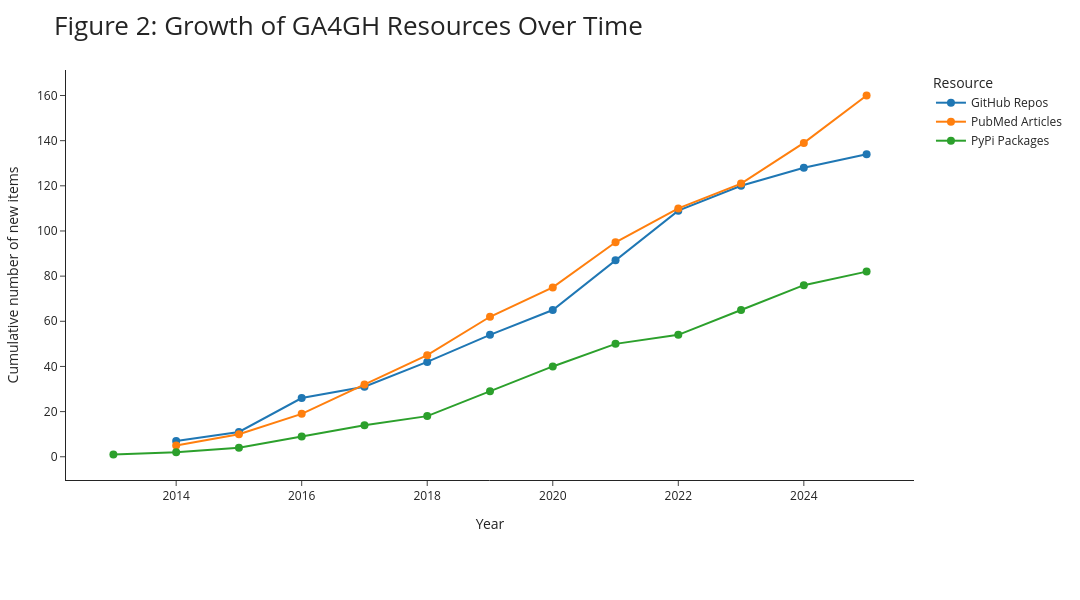

Source (notebook cell):
### Code cell
def plot_year():
    fig = px.line(
        year_plot_df,
        x='year',
        y='yearly_cumulative_count',
        color='Source',
        markers=True,
        title='Figure 2: Growth of GA4GH Resources Over Time',
        labels={'year': 'Year', 'yearly_cumulative_count': 'Total to date'},
        custom_data=['items_str', 'Source', 'yearly_count'],
        template='simple_white'
    )

    # 5. Update Hover Template
    fig.update_traces(
        hovertemplate=(
            '<b>%{customdata[1]}</b><br>' # Source Name
            'Year: %{x}<br>'
            'Number of new items: %{customdata[2]}<br><br>'
            '<b>New Items:</b><br>%{customdata[0]}<extra></extra>'
        ),
        marker=dict(size=8),
    )

    fig.update_layout(
        xaxis_title='Year',
        yaxis_title='Cumulative number of new items',
        title_font_size=26,
        margin=dict(l=40, r=20, t=70, b=120),
        height=600,
        legend_title_text='Resource',
        width=1080
    )
    fig.show()
plot_year()

### Figure 1 — Plotly figure (JSON) as saved in the notebook; plotly's stock layout.template omitted (floating-point values rounded to 4 significant figures)
{"data": [{"customdata": [["ga4gh-server<br>compliance<br>dwg-website<br>mme-apis<br>metadata-team<br>ga4gh-schemas<br>gastore", "GitHub Repos", 7], ["g2p-team<br>benchmarking-tools<br>build<br>tool-registry-service-schemas", "GitHub Repos", 4], ["swg-ssig<br>tool-registry-server<br>workflow-execution-server<br>task-execution-server<br>workflow-execution-service-schemas<br>ga4gh-consent-policy<br>hgvs-lib<br>tool-registry-validator<br>tool-registry-reference-implementation<br>vrs<br>hackathon2016<br>ga4gh-common<br>htsget<br>task-execution-schemas<br>ga4gh-client", "GitHub Repos", 15], ["data-repository-service-schemas<br>ga4gh-converters<br>ADA-M<br>wiki<br>vrs-python", "GitHub Repos", 5], ["phenopacket-schema<br>refget-compliance-suite<br>va-spec<br>variant-representation<br>approval-tracker<br>duri<br>refget-client<br>cloud-conformance-testing<br>data-object-service-schemas<br>cloud-interop-testing<br>large-scale-genomics-wiki", "GitHub Repos", 11], ["w3id.org<br>pedigree<br>gh-openapi-docs<br>ga4gh-drs-client<br>refget-cloud<br>htsget-refserver<br>refget-loader<br>cloud-interop-ui<br>ga4gh-copyright-policy<br>standards-schema<br>data-security<br>TASC", "GitHub Repos", 12], ["htsget-compliance<br>ga4gh-registry<br>gatk<br>refget-compliance<br>htsjdk<br>ga4gh-bed<br>fasp-scripts<br>ga4gh-ci<br>refget<br>reverse-lookup-spec<br>htsget-refserver-utils", "GitHub Repos", 11], ["ga4gh-starter-kit-drs<br>vrs-vcf-alignment<br>pedigree-fhir-ig<br>vrsatile<br>ga4gh-starter-kit-common<br>ga4gh-starter-kit-passport-broker<br>pedigree_family_history_terminology<br>ga4gh-starter-kit-wes<br>ga4gh-starter-kit<br>ga4gh-starter-kit-ui<br>machine-readable-consent-guidance<br>pedigree-tools<br>vrs-protobuf<br>ga4gh-starter-kit-utils<br>vrsatile-pydantic<br>ga4gh-starter-kit-refget<br>ga4gh-testbed-ui<br>pedigree-validator<br>gks-metaschema<br>future-of-vcf<br>ga4gh-starter-kit-docs<br>ga4gh-testbed-lib", "GitHub Repos", 22], ["ga4gh-starter-kit-data-connect<br>cloud-best-practices<br>schema-registry-ui<br>schema-registry<br>tech-team<br>ga4gh-testbed-api<br>vrs-hackathons<br>Get-Started-with-GA4GH-APIs<br>vrs-phenopackets<br>cohort-rep-hackathon<br>product-process<br>openapi-test-runner<br>drs-compliance-suite<br>vrs-clojure<br>fasp-clients<br>sa-spec<br>gk-pilot<br>ga4gh-starter-kit-beacon<br>quality-control-wgs<br>Strategic-Refresh<br>schema-registry-api<br>ga4gh-starter-kit-passport-ui", "GitHub Repos", 22], ["drs-test-a-thon<br>ga4gh-pgx<br>compliance-tests-ga4gh-tes<br>ga4gh-crypt4gh<br>compliance-tests-ga4gh-wes<br>ga4gh-doi<br>gks-core<br>cat-vrs<br>ga4gh-testbed-api-aws-stack<br>experiments-metadata<br>compliance-tests-ga4gh-service-registry", "GitHub Repos", 11], ["gks2clinvar<br>human-pangenome-project<br>gks-validator<br>gks-portal<br>cat-vrs-python<br>va-spec-python<br>gks-starter-repo<br>Website-flowcharts", "GitHub Repos", 8], ["samtools-head-nf<br>connect-2025-hackathon<br>2025-catvar-call-to-action<br>mesh-card-schema<br>example_category.example_type.example-name<br>gks.github.io", "GitHub Repos", 6]], "hovertemplate": "<b>%{customdata[1]}</b><br>Year: %{x}<br>Number of new items: %{customdata[2]}<br><br><b>New Items:</b><br>%{customdata[0]}<extra></extra>", "legendgroup": "GitHub Repos", "line": {"color": "#1F77B4", "dash": "solid"}, "marker": {"size": 8, "symbol": "circle"}, "mode": "lines+markers", "name": "GitHub Repos", "orientation": "v", "showlegend": true, "type": "scatter", "x": [2014, 2015, 2016, 2017, 2018, 2019, 2020, 2021, 2022, 2023, 2024, 2025], "xaxis": "x", "y": [7, 11, 26, 31, 42, 54, 65, 87, 109, 120, 128, 134], "yaxis": "y"}, {"customdata": [["To share or not to share is the question<br>ELSI practices in genomic research in East Asia: implications for research collaboration and public participation<br>Framework for responsible sharing of genomic and health-related data<br>International ethics harmonization and the global alliance for genomics and health<br>International code of conduct for genomic and health-related data sharing", "PubMed Articles", 5], ["All the World's a Stage: Facilitating Discovery Science and Improved Cancer Care through the Global Alliance for Genomics and Health<br>The Matchmaker Exchange: a platform for rare disease gene discovery<br>Data sharing in stem cell translational science: policy statement by the International Stem Cell Forum Ethics Working Party<br>The Matchmaker Exchange API: automating patient matching through the exchange of structured phenotypic and genotypic profiles<br>The NIH BD2K center for big data in translational genomics", "PubMed Articles", 5], ["Human genome meeting 2016 : Houston, TX, USA. 28 February - 2 March 2016<br>Registered access: a 'Triple-A' approach<br>The Human Variome Project<br>An International Framework for Data Sharing: Moving Forward with the Global Alliance for Genomics and Health<br>Facilitating a culture of responsible and effective sharing of cancer genome data<br>Sharing health-related data: a privacy test?<br>GENOMICS. A federated ecosystem for sharing genomic, clinical data<br>Ethical issues in consumer genome sequencing: Use of consumers' samples and data<br>Cancer genome: highlights of a Nature Medicine perspective", "PubMed Articles", 9], ["Your DNA, Your Say<br>Aftermath of bustamante attack on genomic beacon service<br>From the Data on Many, Precision Medicine for \"One\": The Case for Widespread Genomic Data Sharing<br>Addressing Beacon re-identification attacks: quantification and mitigation of privacy risks<br>Genomic newborn screening: public health policy considerations and recommendations<br>Sharing Data to Build a Medical Information Commons: From Bermuda to the Global Alliance<br>A community effort to protect genomic data sharing, collaboration and outsourcing<br>The Dockstore: enabling modular, community-focused sharing of Docker-based genomics tools and workflows<br>Towards a global cancer knowledge network: dissecting the current international cancer genomic sequencing landscape<br>From Rosalind Franklin to Barack Obama: Data Sharing Challenges and Solutions in Genomics and Personalised Medicine<br>Controlling the signal: Practical privacy protection of genomic data sharing through Beacon services<br>Sharing Clinical and Genomic Data on Cancer - The Need for Global Solutions<br>Data management: A global coalition to sustain core data", "PubMed Articles", 13], ["The Genomic Commons<br>Registered access: authorizing data access<br>APPLaUD: access for patients and participants to individual level uninterpreted genomic data<br>ClinGen advancing genomic data-sharing standards as a GA4GH driver project<br>Consent recommendations for research and international data sharing involving persons with dementia<br>Key Implications of Data Sharing in Pediatric Genomics<br>Responsible sharing of biomedical data and biospecimens via the \"Automatable Discovery and Access Matrix\" (ADA-M)<br>BRCA Challenge: BRCA Exchange as a global resource for variants in BRCA1 and BRCA2<br>Common ELIXIR Service for Researcher Authentication and Authorisation<br>AnoniMME: bringing anonymity to the Matchmaker Exchange platform for rare disease gene discovery<br>Pan-cancer repository of validated natural and cryptic mRNA splicing mutations<br>Transferring Exome Sequencing Data from Clinical Laboratories to Healthcare Providers: Lessons Learned at a Pediatric Hospital<br>A roadmap for restoring trust in Big Data", "PubMed Articles", 13], ["BRCA1/2 Variant Data-Sharing Practices<br>Public Involvement in Global Genomics Research: A Scoping Review<br>Connecting data and expertise: a new alliance for biodiversity knowledge<br>Integrating Genomics into Healthcare: A Global Responsibility<br>Best practices for benchmarking germline small-variant calls in human genomes<br>Gigwa v2-Extended and improved genotype investigator<br>BioSamples database: an updated sample metadata hub<br>Genome-wide sequencing in acutely ill infants: genomic medicine's critical application?<br>Model consent clauses for rare disease research<br>Privacy-Preserving Linkage of Genomic and Clinical Data Sets<br>htsget: a protocol for securely streaming genomic data<br>Potential risks and solutions for sharing genome summary data from African populations<br>Leveraging European infrastructures to access 1 million human genomes by 2022<br>End-to-End Security for Local and Remote Human Genetic Data Applications at the EGA<br>Federated discovery and sharing of genomic data using Beacons<br>Importance of Participant-Centricity and Trust for a Sustainable Medical Information Commons<br>Trust in genomic data sharing among members of the general public in the UK, USA, Canada and Australia", "PubMed Articles", 17], ["Pandemics, privacy, and public health research<br>Global Alliance for Genomics and Health Meets Bioconductor: Toward Reproducible and Agile Cancer Genomics at Cloud Scale<br>SeqRepo: A system for managing local collections of biological sequences<br>Essential requirements for establishing and operating data trusts: practical guidance co-developed by representatives from fifteen canadian organizations and initiatives<br>Integrating Rules for Genomic Research, Clinical Care, Public Health Screening and DTC Testing: Creating Translational Law for Translational Genomics<br>Toward a Risk-Utility Data Governance Framework for Research Using Genomic and Phenotypic Data in Safe Havens: Multifaceted Review<br>Phen2Gene: rapid phenotype-driven gene prioritization for rare diseases<br>Implementing the VMC Specification to Reduce Ambiguity in Genomic Variant Representation<br>The Monarch Initiative in 2019: an integrative data and analytic platform connecting phenotypes to genotypes across species<br>Australian Perspectives on the Ethical and Regulatory Considerations for Responsible Data Sharing in Response to the COVID-19 Pandemic<br>How Can We Not Waste Legacy Genomic Research Data?<br>Members of the public in the USA, UK, Canada and Australia expressing genetic exceptionalism say they are more willing to donate genomic data<br>The International Hundred Thousand Plus Cohort Consortium: integrating large-scale cohorts to address global scientific challenges", "PubMed Articles", 13], ["GA4GH Passport standard for digital identity and access permissions<br>GA4GH: International policies and standards for data sharing across genomic research and healthcare<br>The GA4GH Variation Representation Specification: A computational framework for variation representation and federated identification<br>Refget: standardized access to reference sequences<br>CanDIG: Federated network across Canada for multi-omic and health data discovery and analysis<br>Voices of GA4GH members: Collaborating in technology and policy development<br>International federation of genomic medicine databases using GA4GH standards<br>The Data Use Ontology to streamline responsible access to human biomedical datasets<br>An international policy on returning genomic research results<br>Approaching Trust: Case Studies for Developing Global Research Infrastructures<br>CSVS, a crowdsourcing database of the Spanish population genetic variability<br>Engaged genomic science produces better and fairer outcomes: an engagement framework for engaging and involving participants, patients and publics in genomics research and healthcare implementation<br>HTSlib: C library for reading/writing high-throughput sequencing data<br>Orchestrating privacy-protected big data analyses of data from different resources with R and DataSHIELD<br>The Genetic Discrimination Observatory: confronting novel issues in genetic discrimination<br>I can drive in Iceland: Enabling international joint analyses<br>Empirical validation of an automated approach to data use oversight<br>Set-theory based benchmarking of three different variant callers for targeted sequencing<br>Attitudes of Costa Rican individuals towards donation of personal genetic data for research<br>A policy Delphi study to validate the key implications of data sharing (KIDS) framework for pediatric genomics in Canada", "PubMed Articles", 20], ["[Rare-disease data standards]<br>GA4GH Phenopackets: A Practical Introduction<br>Variant-level matching for diagnosis and discovery: Challenges and opportunities<br>The European Genome-phenome Archive in 2021<br>Deep phenotyping: symptom annotation made simple with SAMS<br>Implementation of Privacy and Security for a Genomic Information System Based on Standards<br>Beacon v2 and Beacon networks: A \"lingua franca\" for federated data discovery in biomedical genomics, and beyond<br>BioSamples database: FAIRer samples metadata to accelerate research data management<br>Prenatal phenotyping: A community effort to enhance the Human Phenotype Ontology<br>Leveraging Algorithms to Improve Decision-Making Workflows for Genomic Data Access and Management<br>Seven years since the launch of the Matchmaker Exchange: The evolution of genomic matchmaking<br>The European Variation Archive: a FAIR resource of genomic variation for all species<br>Federated analysis of BRCA1 and BRCA2 variation in a Japanese cohort<br>The GA4GH Phenopacket schema defines a computable representation of clinical data<br>Beacon v2 Reference Implementation: a toolkit to enable federated sharing of genomic and phenotypic data", "PubMed Articles", 15], ["Equity, diversity, and inclusion at the Global Alliance for Genomics and Health<br>Phenopacket-tools: Building and validating GA4GH Phenopackets<br>Aligning NIH's existing data use restrictions to the GA4GH DUO standard<br>GRAPE: genomic relatedness detection pipeline<br>Development and application of a computable genotype model in the GA4GH Variation Representation Specification<br>Ethical principles for the usage and sharing of genomic data from researc<br>RNAget: an API to securely retrieve RNA quantifications<br>Sync for Genes Phase 5: Computable artifacts for sharing dynamically annotated FHIR-formatted genomic variants<br>GWAS Central: an expanding resource for finding and visualising genotype and phenotype data from genome-wide association studies<br>Remote visualization of large-scale genomic alignments for collaborative clinical research and diagnosis of rare diseases<br>Accessing clinical-grade genomic classification data through the ClinGen Data Platform", "PubMed Articles", 11], ["The Human Phenotype Ontology in 2024: phenotypes around the world<br>The commitment of the human cell atlas to humanity<br>Pheno-Ranker: a toolkit for comparison of phenotypic data stored in GA4GH standards and beyond<br>Future-proofing genomic data and consent management: a comprehensive review of technology innovations<br>The GA4GH Task Execution Application Programming Interface: Enabling Easy Multicloud Task Execution<br>(Not So) Lost in Translation: Considering the GA4GH Diversity in Datasets Policy in the Japanese Context<br>cancercelllines.org-a novel resource for genomic variants in cancer cell lines<br>Data access arrangements in genomic research consortia<br>Benchmarking nanopore sequencing and rapid genomics feasibility: validation at a quaternary hospital in New Zealand<br>EpiVar Browser: advanced exploration of epigenomics data under controlled access<br>A proposal for an inclusive working definition of genetic discrimination to promote a more coherent debate<br>Narrowing the diagnostic gap: Genomes, episignatures, long-read sequencing, and health economic analyses in an exome-negative intellectual disability cohort<br>Sapporo: A workflow execution service that encourages the reuse of workflows in various languages in bioinformatics<br>Should secondary pharmacogenomic variants be actively screened and reported when diagnostic genome-wide sequencing is performed in a child?<br>Use of Beacon v2 for Improving Genomics Based Research in a Clinical Setting<br>A qualitative interview study to determine barriers and facilitators of implementing automated decision support tools for genomic data access<br>Investigating the Roles and Responsibilities of Institutional Signing Officials After Data Sharing Policy Reform for Federally Funded Research in the United States: National Survey<br>Defining and pursuing diversity in human genetic studies", "PubMed Articles", 18], ["Advancements and challenges in bioinformatics tools for microbial genomics in the last decade: Toward the smart integration of bioinformatics tools, digital resources, and emerging technologies for the analysis of complex biological data<br>A corpus of GA4GH phenopackets: Case-level phenotyping for genomic diagnostics and discovery<br>Communicating clearly about data sharing in genomics<br>Toward Ethical Provenance Tracking: The GA4GH Model Data Access Agreement (DAA)<br>A call to action to scale up research and clinical genomic data sharing<br>The evolution of health data ecosystems: An international survey<br>Oncopacket: integration of cancer research data using GA4GH phenopackets<br>The International Health Cohorts Consortium (IHCC) advances population health research and genomic discovery<br>Mapping MAVE data for use in human genomics applications<br>Data stewardship and curation practices in AI-based genomics and automated microscopy image analysis for high-throughput screening studies: promoting robust and ethical AI applications<br>Consistent performance of large language models in rare disease diagnosis across ten languages and 4917 cases<br>AskBeacon-performing genomic data exchange and analytics with natural language<br>pgxRpi: an R/bioconductor package for user-friendly access to the Beacon v2 API<br>Genomics on FHIR - a feasibility study to support a National Strategy for Genomic Medicine<br>Beacon Reconstruction Attack: Reconstruction of genomes in genomic data-sharing beacons using summary statistics<br>RareLink: scalable REDCap-based framework for rare disease interoperability linking international registries to FHIR and Phenopackets<br>An ontology-based rare disease common data model harmonising international registries, FHIR, and Phenopackets<br>Development of self-phenotyping tools to empower patients and improve diagnostics<br>The Australian LINEAGE Study: advancing and implementing international guidance on genomic data within local governance frameworks<br>MOLGENIS VIP: an end-to-end DNA variant interpretation pipeline for research and diagnostics configurable to support rapid implementation of new methods<br>A reinforcement learning-based approach for dynamic privacy protection in genomic data sharing beacons", "PubMed Articles", 21]], "hovertemplate": "<b>%{customdata[1]}</b><br>Year: %{x}<br>Number of new items: %{customdata[2]}<br><br><b>New Items:</b><br>%{customdata[0]}<extra></extra>", "legendgroup": "PubMed Articles", "line": {"color": "#FF7F0E", "dash": "solid"}, "marker": {"size": 8, "symbol": "circle"}, "mode": "lines+markers", "name": "PubMed Articles", "orientation": "v", "showlegend": true, "type": "scatter", "x": [2014, 2015, 2016, 2017, 2018, 2019, 2020, 2021, 2022, 2023, 2024, 2025], "xaxis": "x", "y": [5, 10, 19, 32, 45, 62, 75, 95, 110, 121, 139, 160], "yaxis": "y"}, {"customdata": [["pyEnsemblRest", "PyPi Packages", 1], ["cwltool", "PyPi Packages", 1], ["planemo<br>ga4gh", "PyPi Packages", 2], ["htsget<br>ga4gh-schemas<br>ga4gh-client<br>ga4gh-common<br>ga4ghmongo", "PyPi Packages", 5], ["py-tes<br>wes-service<br>cwl-tes<br>py-tesseract<br>ga4gh-server", "PyPi Packages", 5], ["pyega3<br>refget-compliance<br>ga4gh-dos-schemas<br>cgbeacon", "PyPi Packages", 4], ["truvari<br>GelReportModels<br>candig-server<br>ga4gh-drs-client<br>ga4gh-rnaget-compliance<br>candig-schemas<br>ngstream<br>TEStribute<br>tes-client<br>candig-rnaget<br>drs-client", "PyPi Packages", 11], ["data-repo-client<br>bento-lib<br>sapporo<br>terra-notebook-utils<br>refget<br>drsclient<br>chord-lib<br>trs-cli<br>crypt4gh<br>drs-cli<br>genpei", "PyPi Packages", 11], ["variation-normalizer<br>ga4gh.vrs<br>nmdc-runtime<br>dnastack-client-library<br>ga4gh.gks.metaschema<br>ga4gh.vrsatile.pydantic<br>uta-tools<br>metakb<br>phenopackets<br>ga4gh-testbed-lib", "PyPi Packages", 10], ["cgbeacon2<br>pydantic-tes<br>pfb-fhir<br>simple-job-files", "PyPi Packages", 4], ["pyphetools<br>bycon<br>fasta-checksum-utils<br>sparc-flow<br>snakemake-executor-plugin-tes<br>toil-batch-system-tes<br>ga4gh-cli<br>seqrepo-rest-service<br>drs-compliance-suite<br>genophenocorr<br>rnaget-client", "PyPi Packages", 11], ["gpsea<br>vrs-anvil-toolkit<br>ga4gh.cat-vrs<br>ga4gh.va-spec<br>dcd-mapping<br>phenopacket-store-toolkit<br>jsoncanon<br>vrsix<br>gc-count<br>ga4gh-phenopacket-core<br>vrs-anvil", "PyPi Packages", 11], ["phenosentry<br>rarelink<br>weskit-client<br>rd-cdm<br>aiva-sample-processor<br>aiva-vrs", "PyPi Packages", 6]], "hovertemplate": "<b>%{customdata[1]}</b><br>Year: %{x}<br>Number of new items: %{customdata[2]}<br><br><b>New Items:</b><br>%{customdata[0]}<extra></extra>", "legendgroup": "PyPi Packages", "line": {"color": "#2CA02C", "dash": "solid"}, "marker": {"size": 8, "symbol": "circle"}, "mode": "lines+markers", "name": "PyPi Packages", "orientation": "v", "showlegend": true, "type": "scatter", "x": [2013, 2014, 2015, 2016, 2017, 2018, 2019, 2020, 2021, 2022, 2023, 2024, 2025], "xaxis": "x", "y": [1, 2, 4, 9, 14, 18, 29, 40, 50, 54, 65, 76, 82], "yaxis": "y"}], "layout": {"height": 600, "legend": {"title": {"text": "Resource"}, "tracegroupgap": 0}, "margin": {"b": 120, "l": 40, "r": 20, "t": 70}, "title": {"font": {"size": 26}, "text": "Figure 2: Growth of GA4GH Resources Over Time"}, "width": 1080, "xaxis": {"anchor": "y", "domain": [0, 1], "title": {"text": "Year"}}, "yaxis": {"anchor": "x", "domain": [0, 1], "title": {"text": "Cumulative number of new items"}}}}
